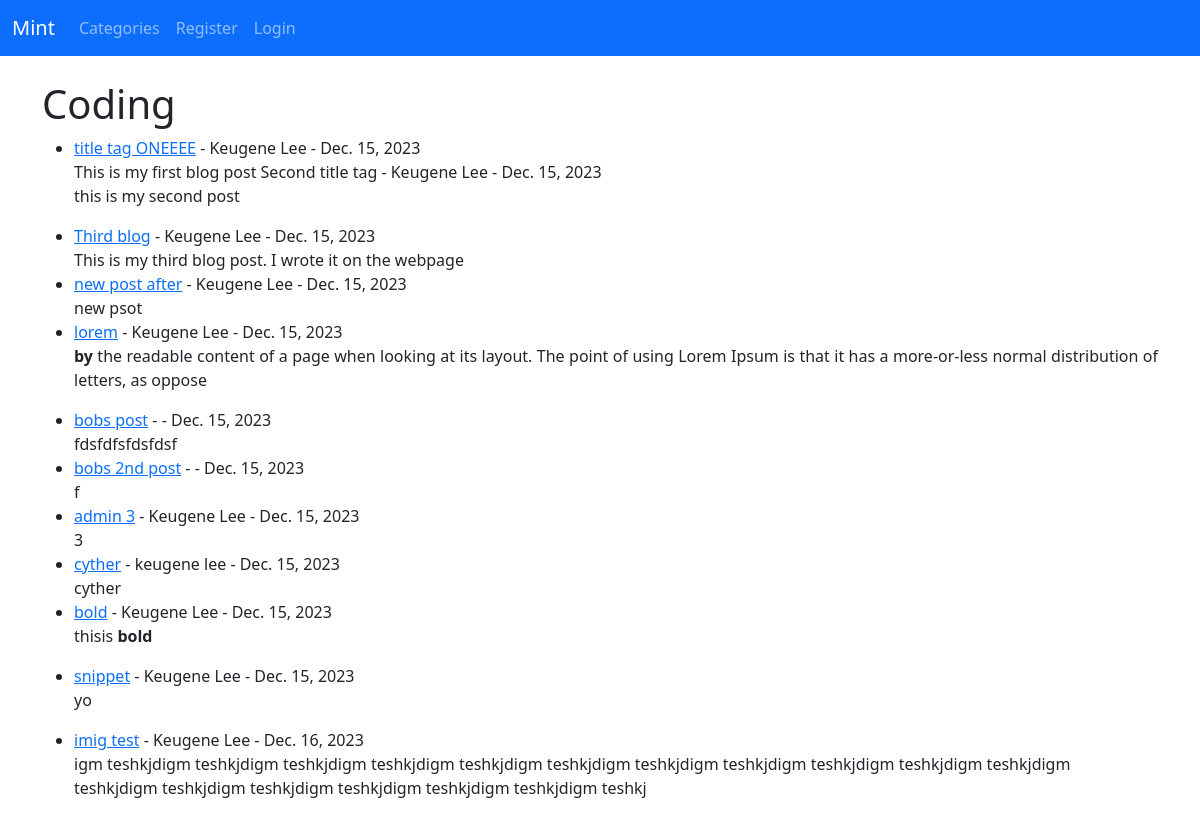
/category/coding/, run on the app's committed database.
### theblog/models.py (models this page shows, shortened)
class Post(models.Model):
    title = models.CharField(max_length=255)
    header_image = models.ImageField(null=True, blank=True, upload_to='images/')
    title_tag = models.CharField(max_length=255)
    author = models.ForeignKey(User, on_delete=models.CASCADE)
    body = RichTextField(blank=True, null=True)
    post_date = models.DateField(auto_now_add=True)
    category = models.CharField(max_length=255, default='coding')
    snippet = models.CharField(max_length=255)
    likes = models.ManyToManyField(User, related_name='blog_posts')

### theblog/views.py (the view)
# urls.py: path('category/<str:cats>/', CategoryView, name='category'),
def CategoryView(request, cats):
    category_posts = Post.objects.filter(category=cats.replace('-', ' '))
    return render(request, 'categories.html', {'cats':cats.title().replace('-', ' '),
                                                'category_posts':category_posts})

### theblog/templates/categories.html (shortened to what this page needs)
{% extends 'base.html' %}
{% block content %}
{% if category_posts %}
    <h1>{{ cats }}</h1>
    <ul>
    {% for post in category_posts %}
        <li><a href="{% url 'article-detail' post.pk %}">{{ post.title }}</a> -
            {{ post.author.first_name }} {{ post.author.last_name }} -
            {{ post.post_date }}
        <br/>
        {{ post.body|slice:':200'|safe }}</li>
    {% endfor %}
    </ul>
{% else %}
    <h2>Sorry this page doesn't exist...</h2>
{% endif %}
{% endblock %}

### data on the page
Post: title "title tag ONEEEE", author.first_name "Keugene", author.last_name "Lee", post_date "Dec. 15, 2023", body "This is my first blog post"
Post: title "Second title tag", author.first_name "Keugene", author.last_name "Lee", post_date "Dec. 15, 2023", body "this is my second post"
Post: title "Third blog", author.first_name "Keugene", author.last_name "Lee", post_date "Dec. 15, 2023", body "This is my third blog post. I wrote it on the webpage"
Post: title "new post after", author.first_name "Keugene", author.last_name "Lee", post_date "Dec. 15, 2023", body "new psot"
Post: title "lorem", author.first_name "Keugene", author.last_name "Lee", post_date "Dec. 15, 2023", body "by the readable content of a page when looking at its layout. The point of using Lorem Ipsum is that it has a more-or-less normal distribution of letters, as oppose"
Post: title "bobs post", post_date "Dec. 15, 2023", body "fdsfdfsfdsfdsf"
Post: title "bobs 2nd post", post_date "Dec. 15, 2023", body "f"
Post: title "admin 3", author.first_name "Keugene", author.last_name "Lee", post_date "Dec. 15, 2023", body "3"
Post: title "cyther", author.first_name "keugene", author.last_name "lee", post_date "Dec. 15, 2023", body "cyther"
Post: title "bold", author.first_name "Keugene", author.last_name "Lee", post_date "Dec. 15, 2023", body "thisis bold"
Post: title "snippet", author.first_name "Keugene", author.last_name "Lee", post_date "Dec. 15, 2023", body "yo"
Post: title "imig test", author.first_name "Keugene", author.last_name "Lee", post_date "Dec. 16, 2023", body "igm teshkjdigm teshkjdigm teshkjdigm teshkjdigm teshkjdigm teshkjdigm teshkjdigm teshkjdigm teshkjdigm teshkjdigm teshkjdigm teshkjdigm teshkjdigm teshkjdigm teshkjdigm teshkjdigm teshkjdigm teshkj"

### other printed values
{{ cats }} "Coding"
